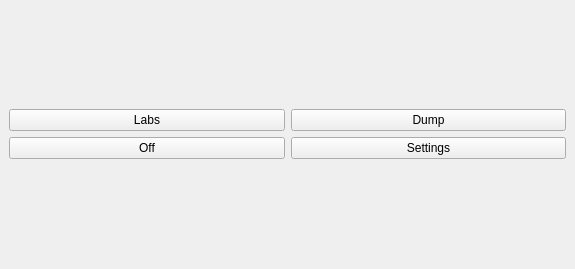
<?xml version="1.0" encoding="UTF-8"?>
<ui version="4.0">
 <class>MainWindow</class>
 <widget class="QMainWindow" name="MainWindow">
  <property name="geometry">
   <rect>
    <x>0</x>
    <y>0</y>
    <width>575</width>
    <height>269</height>
   </rect>
  </property>
  <property name="windowTitle">
   <string>TestComplex</string>
  </property>
  <widget class="QWidget" name="centralwidget">
   <layout class="QVBoxLayout" name="verticalLayout_2">
    <item>
     <layout class="QVBoxLayout" name="verticalLayout">
      <item>
       <layout class="QHBoxLayout" name="horizontalLayout">
        <item>
         <widget class="QPushButton" name="LabsButton">
          <property name="text">
           <string>Labs</string>
          </property>
         </widget>
        </item>
        <item>
         <widget class="QPushButton" name="DumpButton">
          <property name="text">
           <string>Dump</string>
          </property>
         </widget>
        </item>
       </layout>
      </item>
      <item>
       <layout class="QHBoxLayout" name="horizontalLayout_2">
        <item>
         <widget class="QPushButton" name="OffButton">
          <property name="text">
           <string>Off</string>
          </property>
         </widget>
        </item>
        <item>
         <widget class="QPushButton" name="SettingsButton">
          <property name="text">
           <string>Settings</string>
          </property>
         </widget>
        </item>
       </layout>
      </item>
     </layout>
    </item>
   </layout>
  </widget>
 </widget>
 <resources/>
 <connections/>
</ui>
